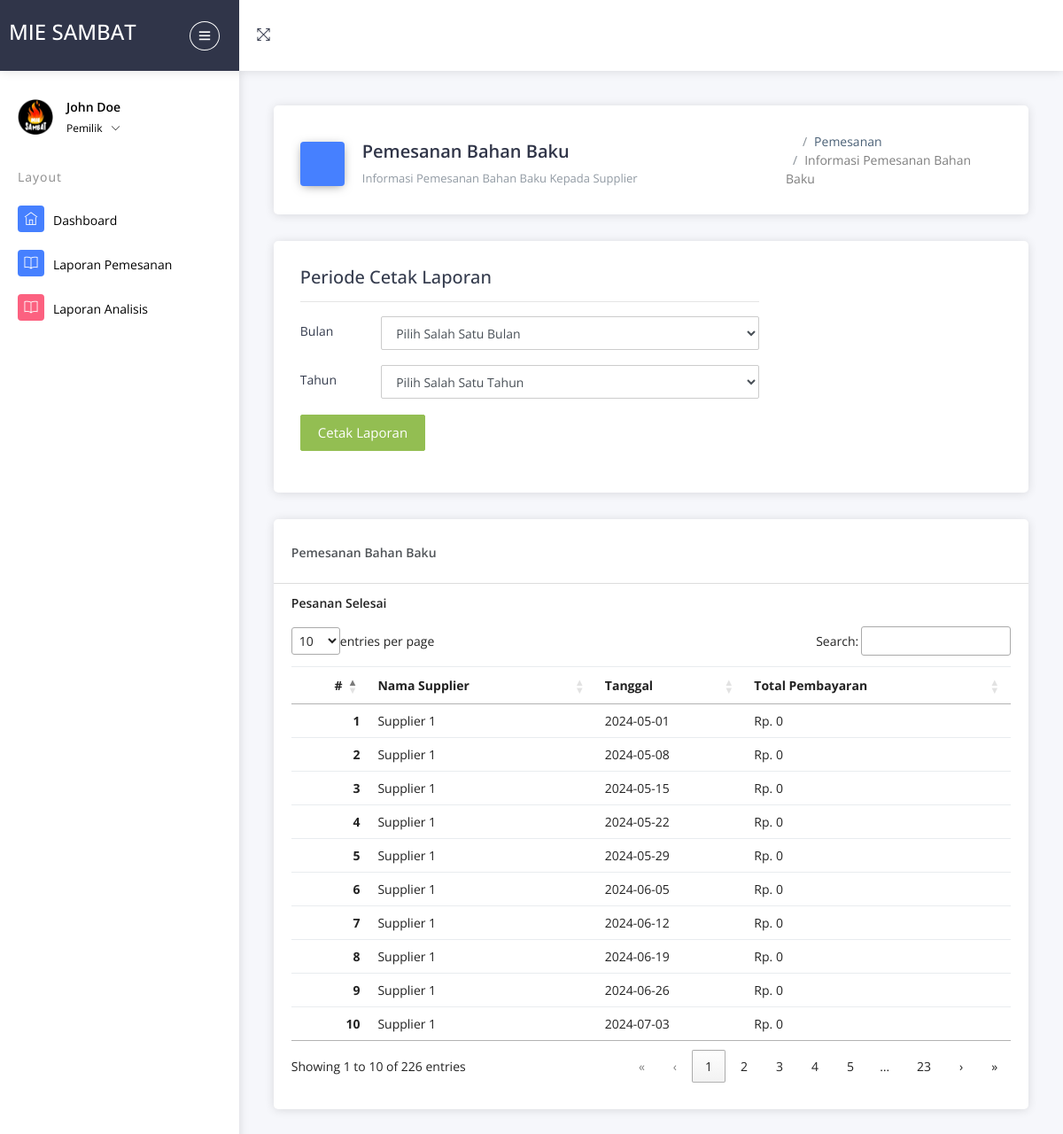
The app's page /Pemilik/cLaporan (signed in), older data.
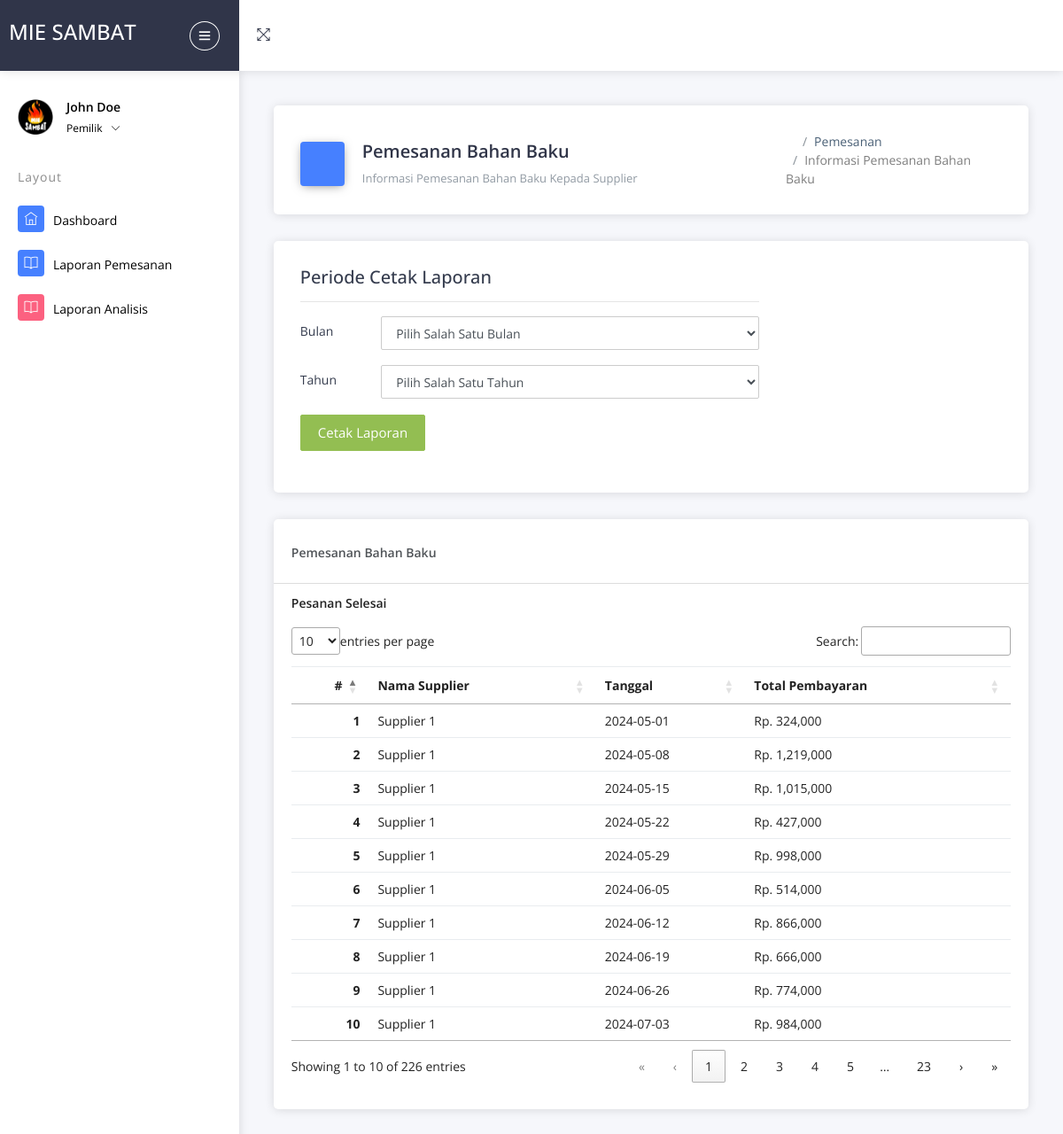
The same page, newer data.
### tables this page shows
CREATE TABLE `transaksi` (
  `id_transaksi` int(11) NOT NULL,
  `id_pengguna` int(11) NOT NULL,
  `tgl` varchar(20) NOT NULL,
  `total_bayar` varchar(20) NOT NULL,
  `stat_pembayaran` int(11) NOT NULL,
  `bukti_bayar` text NOT NULL,
  `stat_transaksi` int(11) NOT NULL
);

CREATE TABLE `pengguna` (
  `id_pengguna` int(11) NOT NULL,
  `nama` varchar(125) NOT NULL,
  `alamat` text NOT NULL,
  `no_hp` varchar(15) NOT NULL,
  `username` varchar(125) NOT NULL,
  `password` varchar(125) NOT NULL,
  `level_pengguna` int(11) NOT NULL
);

### application/controllers/Pemilik/cLaporan.php (called while the page is built, shortened)
<?php
class cLaporan extends CI_Controller
{
	public function index()
	{
		$data = array(
			'pemesanan' => $this->db->query("SELECT * FROM `transaksi` JOIN pengguna ON pengguna.id_pengguna=transaksi.id_pengguna")->result()
		);
		$this->load->view('Pemilik/Layouts/head');
		$this->load->view('Pemilik/Layouts/sidebar');
		$this->load->view('Pemilik/vPemesanan', $data);
		$this->load->view('Pemilik/Layouts/footer');
	}
}

### index.php (called while the page is built, shortened)
<?php
require_once BASEPATH.'core/CodeIgniter.php';

### application/views/Pemilik/vPemesanan.php (the view, shortened to what this page needs)
<div class="pcoded-content">
	<div class="pcoded-inner-content">
		<div class="main-body">
			<div class="page-wrapper">
				<div class="page-header card">
					<div class="row align-items-end">
						<div class="col-lg-8">
							<div class="page-header-title">
								<i class="icofont icofont-layout bg-c-blue"></i>
								<div class="d-inline">
									<h4>Pemesanan Bahan Baku</h4>
									<span>Informasi pemesanan bahan baku kepada Supplier</span><br>
								</div>
							</div>
						</div>
						<div class="col-lg-4">
							<div class="page-header-breadcrumb">
								<ul class="breadcrumb-title">
									<li class="breadcrumb-item">
										<a href="index.html">
											<i class="icofont icofont-home"></i>
										</a>
									</li>
									<li class="breadcrumb-item"><a href="#!">Pemesanan</a>
									</li>
									<li class="breadcrumb-item"><a href="#!">Informasi Pemesanan Bahan Baku</a>
									</li>
								</ul>
							</div>
						</div>
					</div>
				</div>
				<div class="page-header card">
					<div class="row align-items-end">
						<div class="col-lg-8">
							<div class="d-inline">
								<h5>Periode Cetak Laporan</h5>
							</div>
							<hr>
							<form action="<?= base_url('Pemilik/cLaporan/pemesanan') ?>" method="POST">
								<div class="form-group row">
									<label class="col-sm-2 col-form-label">Bulan</label>
									<div class="col-sm-10">
										<select class="form-control" name="bulan" required>
											<option value="">Pilih Salah Satu Bulan</option>
										</select>
									</div>
								</div>
								<div class="form-group row">
									<label class="col-sm-2 col-form-label">Tahun</label>
									<div class="col-sm-10">
										<select name="tahun" class="form-control" required>
											<option value="">Pilih Salah Satu Tahun</option>
										</select>
									</div>
								</div>
								<div class="form-group row">
									<div class="col-sm-10">
										<button type="submit" class="btn btn-success">Cetak Laporan</button>
									</div>
								</div>
							</form>
						</div>
					</div>
				</div>
				<div class="page-body">
					<div class="row">
						<div class="col-lg-12">
							<div class="card">
								<div class="card-header">
									<h5 class="card-header-text">Pemesanan Bahan Baku</h5>
								</div>
								<div class="card-block accordion-block">
									<div id="accordion" role="tablist" aria-multiselectable="true">
										<div class="accordion-panel">
											<div class=" accordion-heading" role="tab" id="headingFour">
												<h3 class="card-title accordion-title">
													<a class="accordion-msg" data-toggle="collapse" data-parent="#accordion" href="#collapseFour" aria-expanded="false" aria-controls="collapseFour">
														Pesanan Selesai
													</a>
												</h3>
											</div>
											<div id="collapseFour" class="panel-collapse collapse show" role="tabpanel" aria-labelledby="headingFour">
												<div class="accordion-content accordion-desc">
													<div class="table-responsive">
														<table class="table" id="selesai">
															<thead>
																<tr>
																	<th>#</th>
																	<th>Nama Supplier</th>
																	<th>Tanggal</th>
																	<th>Total Pembayaran</th>
																</tr>
															</thead>
															<tbody>
																<?php
																$no = 1;
																foreach ($pemesanan as $key => $value) {
																	if ($value->stat_transaksi == '3') {
																?>
																		<tr>
																			<th scope="row"><?= $no++ ?></th>
																			<td><?= $value->nama ?></td>
																			<td><?= $value->tgl ?></td>
																			<td>Rp. <?= number_format($value->total_bayar) ?></td>
																		</tr>
																<?php
																	}
																} ?>
															</tbody>
														</table>
													</div>
												</div>
											</div>
										</div>
									</div>
								</div>
							</div>
						</div>
					</div>
				</div>
			</div>
		</div>
	</div>
</div>
</div>
</div>

### application/views/Pemilik/Layouts/head.php (shortened to what this page needs)
<!DOCTYPE html>
<html lang="en">
<head>
	<link rel="stylesheet" type="text/css" href="<?= base_url('asset/guruable-master/') ?>assets/css/bootstrap/css/bootstrap.min.css">
	<link rel="stylesheet" type="text/css" href="<?= base_url('asset/guruable-master/') ?>assets/icon/themify-icons/themify-icons.css">
	<link rel="stylesheet" type="text/css" href="<?= base_url('asset/guruable-master/') ?>assets/icon/icofont/css/icofont.css">
	<link rel="stylesheet" type="text/css" href="<?= base_url('asset/guruable-master/') ?>assets/css/style.css">
	<link rel="stylesheet" type="text/css" href="<?= base_url('asset/guruable-master/') ?>assets/css/jquery.mCustomScrollbar.css">
</head>
<body>

### application/views/Pemilik/Layouts/sidebar.php (shortened to what this page needs)
<div id="pcoded" class="pcoded">
	<div class="pcoded-container navbar-wrapper">
		<nav class="navbar header-navbar pcoded-header">
			<div class="navbar-wrapper">
				<div class="navbar-logo">
					<a class="mobile-menu" id="mobile-collapse" href="#!">
						<i class="ti-menu"></i>
					</a>
					<a>
						<h4>Mie Sambat</h4>
					</a>
				</div>
				<div class="navbar-container container-fluid">
					<ul class="nav-left">
						<li>
							<a href="#!" onclick="javascript:toggleFullScreen()">
								<i class="ti-fullscreen"></i>
							</a>
						</li>
					</ul>
				</div>
			</div>
		</nav>
		<div class="pcoded-main-container">
			<div class="pcoded-wrapper">
				<nav class="pcoded-navbar">
					<div class="pcoded-inner-navbar main-menu">
						<div class="">
							<div class="main-menu-header">
								<img class="img-40 img-radius" src="<?= base_url('asset/logo.jpg') ?>" alt="User-Profile-Image">
								<div class="user-details">
									<span>John Doe</span>
									<span id="more-details">Pemilik<i class="ti-angle-down"></i></span>
								</div>
							</div>
						</div>
						<div class="pcoded-navigatio-lavel" data-i18n="nav.category.navigation">Layout</div>
						<ul class="pcoded-item pcoded-left-item">
							<li>
								<a href="<?= base_url('Pemilik/cDashboard') ?>">
									<span class="pcoded-micon"><i class="ti-home"></i><b>D</b></span>
									<span class="pcoded-mtext" data-i18n="nav.dash.main">Dashboard</span>
								</a>
							</li>
						</ul>
						<ul class="pcoded-item pcoded-left-item">
							<li>
								<a href="<?= base_url('Pemilik/cLaporan') ?>">
									<span class="pcoded-micon"><i class="ti-book"></i><b>FC</b></span>
									<span class="pcoded-mtext" data-i18n="nav.form-components.main">Laporan Pemesanan</span>
								</a>
							</li>
							<li>
								<a href="<?= base_url('Pemilik/cLaporan/analisis') ?>">
									<span class="pcoded-micon"><i class="ti-book"></i><b>FC</b></span>
									<span class="pcoded-mtext" data-i18n="nav.form-components.main">Laporan Analisis</span>
								</a>
							</li>
						</ul>
					</div>
				</nav>

### application/views/Pemilik/Layouts/footer.php (shortened to what this page needs)
<link href="<?= base_url('asset/') ?>/datatables.min.css" rel="stylesheet">
</body>
</html>

Row changes from the older to the newer data that the page shows:
changed transaksi (number 1 of 10 on the later page): total_bayar "0" → "324,000"
changed transaksi (number 2 of 10 on the later page): total_bayar "0" → "1,219,000"
changed transaksi (number 3 of 10 on the later page): total_bayar "0" → "1,015,000"
changed transaksi (number 4 of 10 on the later page): total_bayar "0" → "427,000"
changed transaksi (number 5 of 10 on the later page): total_bayar "0" → "998,000"
changed transaksi (number 6 of 10 on the later page): total_bayar "0" → "514,000"
changed transaksi (number 7 of 10 on the later page): total_bayar "0" → "866,000"
changed transaksi (number 8 of 10 on the later page): total_bayar "0" → "666,000"
changed transaksi (number 9 of 10 on the later page): total_bayar "0" → "774,000"
changed transaksi (number 10 of 10 on the later page): total_bayar "0" → "984,000"
